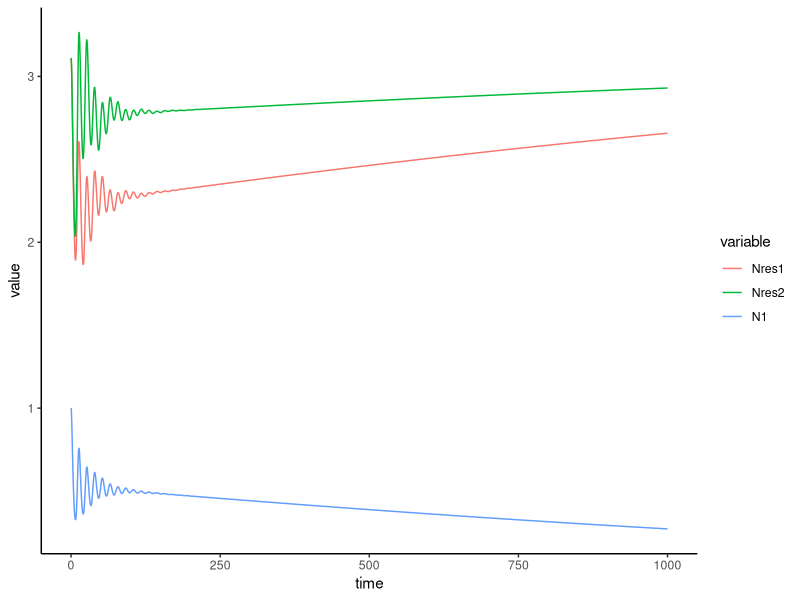

The R script that drew this image:
library(ggplot2)
library(tensor)
library(future)
library(parallel)
library(deSolve)
library(tibble)
library(tidyr)
library(dplyr)
library(reshape2)

set.seed(1)

model = 
  \(t, state, params){
    R = state[1:2]
    N = state[-(1:2)]
    dRdt = with(params, R * (r * (1 - R / K) - t(C) %*% N))
    dNdt = with(params, N * (C %*% R - d))
    return(list(c(dRdt,dNdt)))
  }

nresident = 2
ninvader = 1
nresource = 2
res_c = matrix(c(.2, .1, .1, .2), nrow = nresident, ncol = nresource)
inv_c = c(.4, .3)

res_d = c(.2, .2)
inv_d = inv_c[1] * (res_c[2,2] * res_d[1] - res_c[1,2] * res_d[2]) / (res_c[1,1] * res_c[2,2] - res_c[1,2] * res_c[2,1]) + inv_c[2] * (res_c[1,1] * res_d[2] - res_c[2,1] * res_d[1]) / (res_c[1,1] * res_c[2,2] - res_c[1,2] * res_c[2,1])
inv_d = inv_d + .001
C = rbind(res_c, inv_c)
d = c(res_d, inv_d)
r = c(1, 1)
K = c(10, 10)

params = list(
  r = r,
  K = K,
  C = C,
  d = d
)

init_state = c(rep(10, length(r)), rep(10, length(res_d)))
initialize = ode(y = init_state, times = seq(0, 10000, by = .1), func = model, parms = list(r = r, K = K, C = res_c, d = res_d))
resident_eql = tail(initialize, 1)[-1]


invader_init = 1
new_init_state = c(resident_eql, invader_init)

sim = ode(y = new_init_state, times = seq(0, 1000, by = .1), func = model, parms = params) |>
  as.data.frame()

colnames(sim) = c('time', 'R1', 'R2', 'Nres1', 'Nres2', paste0('N', 1:ninvader))

#t_extinct = min(filter(sim, N1 < .01)$time)

sim.df = as.data.frame(sim)
spec.abuns = sim.df[-(2:3)]
abuns.df = melt(spec.abuns, id.vars='time')
p <- ggplot(abuns.df, aes(time, value, color = variable)) + geom_line() + theme_classic()
print(p)
